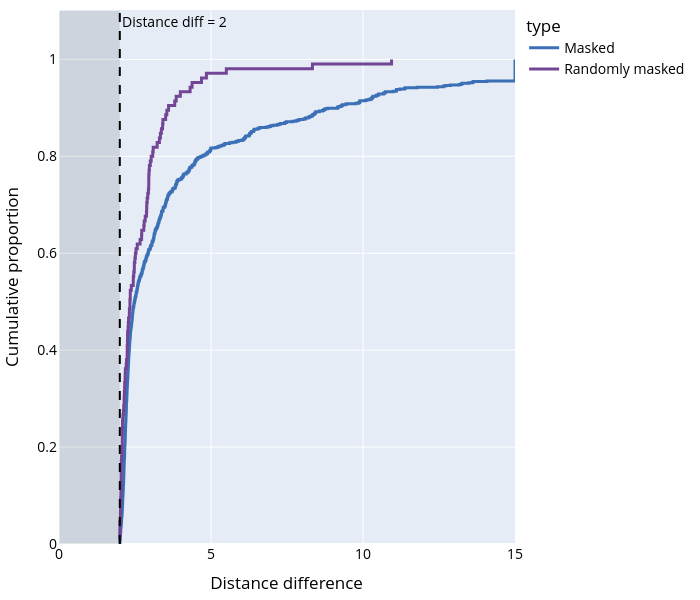

Notebook code cell kept with this figure:
### Code cell
# THRESHOLDS?

df_to_plot['dist_diff'] = df_to_plot['dist_diff'].clip(upper=15)


# Lower clip at 0
df_to_plot['dist_diff'] = df_to_plot['dist_diff'].clip(lower=1)

fig = px.ecdf(
    df_to_plot,
    x='dist_diff',
    color='type',
    labels={'dist_diff': 'Distance Difference'},
    color_discrete_sequence=['#3B6FB6', '#734595']
    # Rename type 'Masked' as 'Alpha' and type 'Random' as 'Beta'
)
fig.update_layout(xaxis_title='Distance difference', yaxis_title='Cumulative proportion')
fig.update_traces(line_width=3) 

fig.update_layout(width=700, height=600)

# Change font color and size
fig.update_layout(margin=dict(l=40, r=40, t=10, b=40),
                  font=dict(color="#000000", size=14))

fig.add_vline(x=2, line_dash='dash', line_color='black', annotation_text='Distance diff = 2', annotation_position='top right')

# Hatch 0 - 10 area
fig.add_shape(
    type="rect",
    x0=0,
    y0=0,
    x1=2,
    y1=1.1,
    fillcolor="rgba(0, 0, 0, 0.1)",
    line=dict(color="rgba(0, 0, 0, 0)"),
)

fig.write_html("../figs/dist_diff_ecdf.html")

# write png
# fig.write_image("../figs/dist_diff_ecdf.png")
fig

### Figure 1 — Plotly figure (JSON) as saved in the notebook; plotly's stock layout.template omitted (floating-point values rounded to 4 significant figures; data arrays with more than 128 entries replaced by an {"elided": "..."} marker saying what was removed)
{"data": [{"hovertemplate": "type=Masked<br>Distance Difference=%{x}<br>probability=%{y}<extra></extra>", "legendgroup": "Masked", "line": {"dash": "solid", "shape": "hv", "width": 3}, "marker": {"color": "#3B6FB6", "symbol": "circle"}, "mode": "lines", "name": "Masked", "orientation": "v", "showlegend": true, "type": "scatter", "x": {"elided": "854 float values"}, "xaxis": "x", "y": {"elided": "854 float values"}, "yaxis": "y"}, {"hovertemplate": "type=Randomly masked<br>Distance Difference=%{x}<br>probability=%{y}<extra></extra>", "legendgroup": "Randomly masked", "line": {"dash": "solid", "shape": "hv", "width": 3}, "marker": {"color": "#734595", "symbol": "circle"}, "mode": "lines", "name": "Randomly masked", "orientation": "v", "showlegend": true, "type": "scatter", "x": [2.0, 2.001, 2.004, 2.004, 2.006, 2.021, 2.022, 2.027, 2.03, 2.031, 2.038, 2.04, 2.043, 2.045, 2.046, 2.047, 2.048, 2.051, 2.057, 2.075, 2.077, 2.08, 2.08, 2.084, 2.085, 2.089, 2.091, 2.105, 2.119, 2.13, 2.142, 2.143, 2.15, 2.158, 2.161, 2.173, 2.177, 2.182, 2.211, 2.222, 2.241, 2.243, 2.243, 2.251, 2.253, 2.256, 2.272, 2.281, 2.288, 2.313, 2.316, 2.333, 2.334, 2.344, 2.345, 2.378, 2.441, 2.445, 2.46, 2.477, 2.478, 2.496, 2.513, 2.533, 2.574, 2.667, 2.717, 2.722, 2.79, 2.802, 2.836, 2.877, 2.884, 2.887, 2.901, 2.921, 2.942, 2.953, 2.953, 2.954, 2.962, 2.973, 3.003, 3.032, 3.083, 3.099, 3.229, 3.303, 3.336, 3.368, 3.407, 3.418, 3.509, 3.548, 3.604, 3.807, 3.855, 3.991, 4.313, 4.378, 4.687, 4.849, 5.504, 8.337, 10.94], "xaxis": "x", "y": [0.009524, 0.01905, 0.02857, 0.0381, 0.04762, 0.05714, 0.06667, 0.07619, 0.08571, 0.09524, 0.1048, 0.1143, 0.1238, 0.1333, 0.1429, 0.1524, 0.1619, 0.1714, 0.181, 0.1905, 0.2, 0.2095, 0.219, 0.2286, 0.2381, 0.2476, 0.2571, 0.2667, 0.2762, 0.2857, 0.2952, 0.3048, 0.3143, 0.3238, 0.3333, 0.3429, 0.3524, 0.3619, 0.3714, 0.381, 0.3905, 0.4, 0.4095, 0.419, 0.4286, 0.4381, 0.4476, 0.4571, 0.4667, 0.4762, 0.4857, 0.4952, 0.5048, 0.5143, 0.5238, 0.5333, 0.5429, 0.5524, 0.5619, 0.5714, 0.581, 0.5905, 0.6, 0.6095, 0.619, 0.6286, 0.6381, 0.6476, 0.6571, 0.6667, 0.6762, 0.6857, 0.6952, 0.7048, 0.7143, 0.7238, 0.7333, 0.7429, 0.7524, 0.7619, 0.7714, 0.781, 0.7905, 0.8, 0.8095, 0.819, 0.8286, 0.8381, 0.8476, 0.8571, 0.8667, 0.8762, 0.8857, 0.8952, 0.9048, 0.9143, 0.9238, 0.9333, 0.9429, 0.9524, 0.9619, 0.9714, 0.981, 0.9905, 1.0], "yaxis": "y"}], "layout": {"annotations": [{"showarrow": false, "text": "Distance diff = 2", "x": 2, "xanchor": "left", "xref": "x", "y": 1, "yanchor": "top", "yref": "y domain"}], "font": {"color": "#000000", "size": 14}, "height": 600, "legend": {"title": {"text": "type"}, "tracegroupgap": 0}, "margin": {"b": 40, "l": 40, "r": 40, "t": 10}, "shapes": [{"line": {"color": "black", "dash": "dash"}, "type": "line", "x0": 2, "x1": 2, "xref": "x", "y0": 0, "y1": 1, "yref": "y domain"}, {"fillcolor": "rgba(0, 0, 0, 0.1)", "line": {"color": "rgba(0, 0, 0, 0)"}, "type": "rect", "x0": 0, "x1": 2, "y0": 0, "y1": 1.1}], "width": 700, "xaxis": {"anchor": "y", "domain": [0, 1], "title": {"text": "Distance difference"}}, "yaxis": {"anchor": "x", "domain": [0, 1], "rangemode": "tozero", "title": {"text": "Cumulative proportion"}}}}
